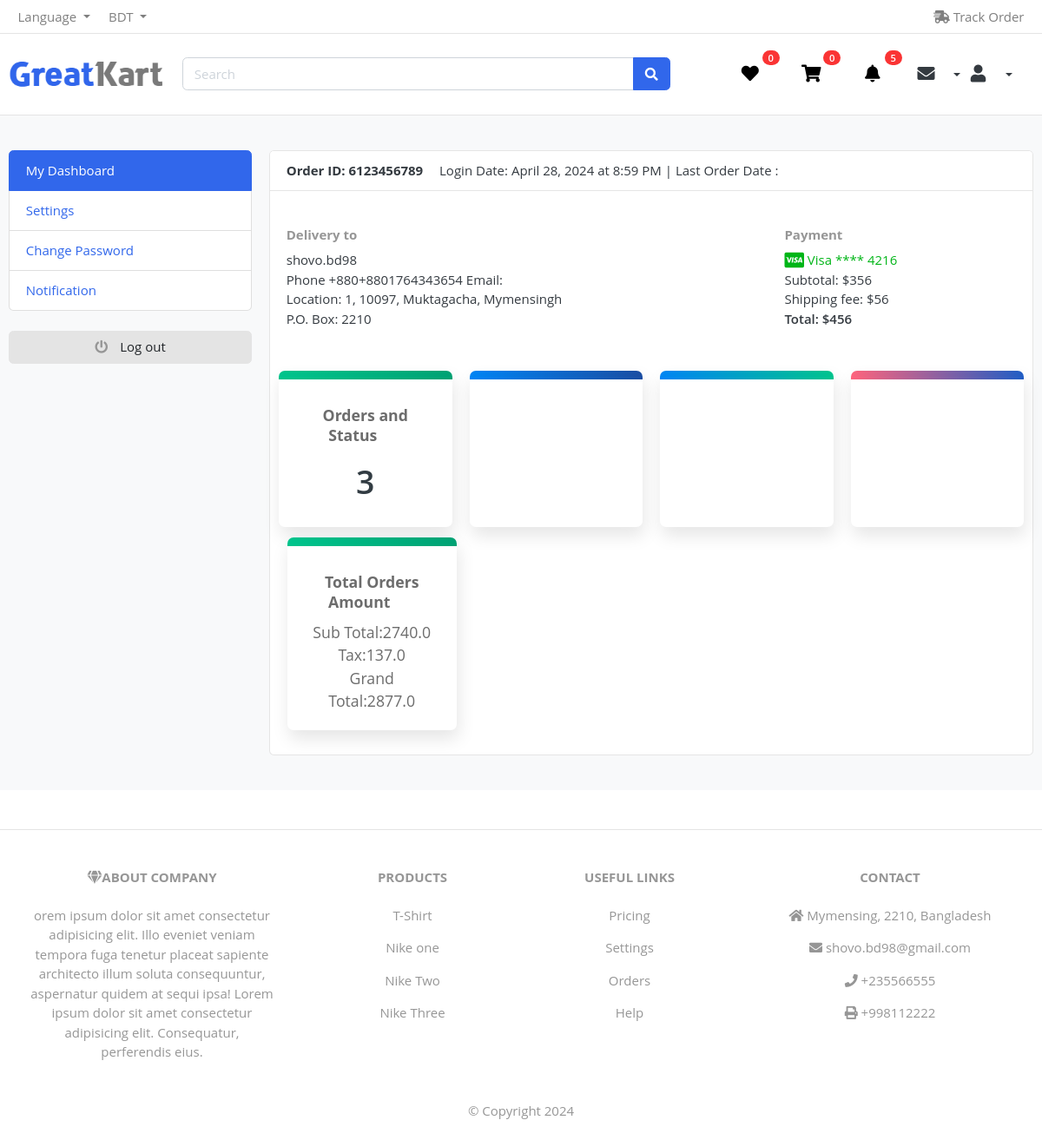
The app's page /auth/user_dashboard/ (signed in) with its own data.
### user_auth/models/user.py (models this page shows, shortened)
class User(AbstractBaseUser, PermissionsMixin):
    ADMIN = 1
    CUSTOMER = 2
    MALE = 1
    FEMALE = 2
    GOOGLE_SIGNUP=1
    GITHUB_SIGNUP=2
    FACEBOOK_SIGNUP=3
    SITE_SIGNUP =4
    ROLE_CHOOSED    =   ((ADMIN, 'admin'),(CUSTOMER, 'customer'),)
    GENDER_CHOOSED  =   ((MALE, 'male'),(FEMALE, 'female'))
    SIGNUP_PLATFORM =   ((GOOGLE_SIGNUP,'Login from Google'),(GITHUB_SIGNUP, 'Login from Github'),(FACEBOOK_SIGNUP,'Login from Facebook'),(SITE_SIGNUP,'Login'),)
    first_name      =   models.CharField(max_length=50, null=True, blank=True)
    last_name       =   models.CharField(max_length=50, null=True, blank=True)
    username        =   models.CharField(max_length=50, unique=True)
    email           =   models.EmailField(max_length=100, unique=True)
    role            =   models.PositiveSmallIntegerField(choices=ROLE_CHOOSED,
                                                                              blank=True, null=True)
    gender_choosed  =   models.PositiveSmallIntegerField(choices=GENDER_CHOOSED,
                                                                              blank=True, null=True)
    sign_up_platform=   models.PositiveSmallIntegerField(choices=SIGNUP_PLATFORM,
                                                                              blank=True, null=True)
    date_joined     =   models.DateTimeField(auto_now_add=True)
    last_login      =   models.DateTimeField(auto_now_add=True)
    created_date    =   models.DateTimeField(auto_now_add=True)
    modify_date     =   models.DateTimeField(auto_now=True)
    is_admin        =   models.BooleanField(default=False)
    is_staff        =   models.BooleanField(default=False)
    is_active       =   models.BooleanField(default=False)
    is_superuser    =   models.BooleanField(default=False)
    USERNAME_FIELD  =   'email'
    objects         =  UserManager()

### user_auth/models/user_address.py (models this page shows, shortened)
class User_Address(models.Model):
    BANGLADESH=1
    COUNTRY_CHOOSED  = ((BANGLADESH, 'Bangladesh'), )
    user = models.ForeignKey(settings.AUTH_USER_MODEL, on_delete=models.CASCADE, null=True, blank=True)
    zipcode = models.CharField(max_length=10, blank=True,null=True)
    phone = models.CharField(max_length=200, blank=True,null=True)
    house_number = models.CharField(max_length=20, blank=True,null=True)
    street = models.CharField(max_length=30, blank=True,null=True)
    state = models.CharField(max_length=30, blank=True,null=True)
    country    = models.PositiveSmallIntegerField(choices=COUNTRY_CHOOSED, blank=True, null=True)
    objects = Update_User_Address()

### system_setting/models/contact.py (models this page shows)
class Contact(models.Model):
    city_name=models.CharField(max_length=20, null=True,blank=True)
    city_post_code=models.CharField(max_length=10, null=True,blank=True)
    country_name=models.CharField(max_length=20, null=True,blank=True)
    phone=models.CharField(max_length=20, null=True,blank=True)
    email=models.EmailField(max_length=30, null=True,blank=True)
    telephone=models.CharField(max_length=20, null=True,blank=True)
    company_about=models.TextField( null=True,blank=True)
    def __str__(self) -> str:
        return self.country_name

### products/models/products_model.py (models this page shows, shortened)
class Products(models.Model):
    in_stock=1
    out_of_stock=2
    free=1
    not_free=2
    available = ((in_stock,'In Stoke') , (out_of_stock,'Out of Stock'))
    shipping_fee= ((free,'Free') , (not_free,'Not Free'))
    product_name = models.CharField(max_length=50)
    product_image = models.ImageField(upload_to='products')
    product_price = models.FloatField()
    product_old_price = models.FloatField()
    product_discription = models.TextField()
    model = models.CharField(max_length=50, blank=True, null=True)
    product_brand = models.ForeignKey(Product_Brand, on_delete=models.CASCADE, related_name='product_prand')
    product_category = models.ForeignKey(Product_Categories, on_delete=models.CASCADE, related_name='category')
    product_delivery_country = models.ManyToManyField(Product_Delivery_Country,  null=True, blank=True)
    product_size = models.ManyToManyField(Product_Size_variant,  null=True, blank=True)
    product_color = models.ManyToManyField(Product_Color_Variant,  null=True, blank=True)
    available_choose = models.PositiveSmallIntegerField(choices=available,blank=True, null=True)
    shipping_fee = models.PositiveSmallIntegerField(choices=shipping_fee,blank=True, null=True)
    def __str__(self) -> str:
        return self.product_name

### user_auth/views/dashboard/user_dashboard.py (the view)
# urls.py: path('user_dashboard/', user_dashboard, name='user_dashboard'),
def user_dashboard(request):
    if request.user.is_authenticated:
        current_user = request.user
        date = datetime.date.today()
        today = now().date()
        user_address = User_Address.objects.get(user=current_user)
        total_orders = Order.objects.filter(user=current_user, is_ordered=True).count()
        pending_count = Order.objects.filter(status='Pending').count()
        completed_count = Order.objects.filter(status='Completed').count()
        payment_status = Order.objects.filter(payment_status='Cash_on_delivery').count()
        paid_status = Order.objects.filter(payment_status='Paid').count()
        grand_total_amount = Order.objects.aggregate(grand_total_amount=Sum('grand_total'))['grand_total_amount']
        tax = Order.objects.aggregate(tax=Sum('tax'))['tax']
        order_total=Order.objects.aggregate(order_total=Sum('order_total'))['order_total']
        ip_address = ip_address = get_client_ip(request)
        print("ip_address___________",ip_address)
        return render(request,'dashboard/user_dashboard.html', locals())
    else:
        return HttpResponse("not login")

### cart/templatetags/cart_tag.py (called while the page is built)
@register.filter
def cart_total(user):
    cart_total_item = Cart_Item.objects.filter(cart__user=user, cart__is_paid=False)
    return cart_total_item.count()

@register.filter
def wish_list_total(user):
    wishlist_total_item = Wish_List.objects.filter(user=user, is_added=True)
    return wishlist_total_item.count()

### chat_notification/context_processor.py (called while the page is built)
def  notification_context_processor(request):
    all_notification = Notification.objects.all()
    return {'all_notification': all_notification}

### product_categories/views/brand_context_processor.py (called while the page is built)
def brands(request):
    brand_name = Product_Brand.objects.all()
    return {'brand_name': brand_name}

### product_categories/views/category_context_processors.py (called while the page is built)
def categories(request):
    category_name = Product_Categories.objects.all()
    return {'category_name' : category_name}

### system_setting/views/contact_and_details.py (called while the page is built)
def contact_and_details(request):
    get_contact = Contact.objects.first()
    get_product = Products.objects.all()[:4]
    print(get_contact)
    return {'get_contact': get_contact, 'get_product':get_product,}

### user_auth/views/dashboard/user_dashboard.py (called while the page is built, shortened)
def get_client_ip(request):
    remote_address = request.META.get('REMOTE_ADDR')
    ip = remote_address
    x_forwarded_for = request.META.get('HTTP_X_FORWARDED_FOR')
    return ip

### templates/dashboard/user_dashboard.html (shortened to what this page needs)
{% extends 'base/base.html' %}
{% load static %}
{% block headers %}
{% include 'include/main_include_file.html' %}
{% endblock headers %}
{% block body %}
<section class="section-conten padding-y bg">
    <div class="container">
        <div class="row">
        {% include "dashboard/user_options.html" %}
        <main class="col-md-9">
            <article class="card">
            <header class="card-header">
                <strong class="d-inline-block mr-3">Order ID: 6123456789</strong>
                <span>Login Date: {{ user.last_login|date:"F j, Y" }} at {{ user.last_login|time:"g:i A" }}</span> |
                <span>Last Order Date : {{get_order.created}} </span>
            </header>
            {% include "dashboard/show_address.html" %}
            {% include "include/dashboard_functions.html" %}
    </div>
    </section>
{% include "include/footer.html" %}
{% endblock body %}

### templates/include/user_loged_header.html (shortened to what this page needs)
{% load static %}
{% load cart_tag %}
<section class="header-main border-bottom">
    <div class="container">
        <div class="row align-items-center">
            <div class="col-lg-2 col-md-3 col-6">
                <a href="{% url 'index' %}" class="brand-wrap">
                    <img class="logo" src="{% static 'images/logo.png' %}">
                </a>
            </div>
            <div class="col-lg-7 col-md-6 col-6">
                <form action="#" class="search">
                    <div class="input-group">
                        <input type="text" class="form-control" style="max-width: 520px;" placeholder="Search">
                        <div class="input-group-append">
                            <button class="btn btn-primary" type="submit"><i class="fa fa-search"></i></button>
                        </div>
                    </div>
                </form>
            </div>
            <div class="col-lg-3 col-md-3 col-6">
                <div class="d-flex justify-content-end align-items-center">
                    <a href="{% url 'view_wish_list' %}" class="widget-header pl-3 ml-2">
                        <div class="icon icon-sm"><i class="fa fa-heart" style="color: black;"></i>
						</div>
                        <span class="badge badge-pill badge-danger notify">{{ request.user|wish_list_total }}</span>
                    </a>
                    <a href="{% url 'cart_view' %}" class="widget-header pl-3 ml-2">
                        <div class="icon icon-sm"><i class="fa fa-shopping-cart" style="color: black;"></i></div>
                        <span class="badge badge-pill badge-danger notify">{{ request.user|cart_total }}</span>
                    </a>
					<div class="dropdown">
						<a href="" class="widget-header pl-3 ml-2" class="btn btn-transparent dropdown-toggle" type="button" id="userDropdown" data-toggle="dropdown" aria-haspopup="true" aria-expanded="false">
							<div class="icon icon-sm"><i class="fa fa-bell" style="color: black;"></i></div>
							<span class="badge badge-pill badge-danger notify">{{all_notification|length}}</span>
						</a>
					</div>
                    <div class="dropdown">
                        <button class="btn btn-transparent dropdown-toggle" type="button" id="messageDropdown" data-toggle="dropdown" aria-haspopup="true" aria-expanded="false">
                            <div class="icon icon-sm"><i class="fa fa-envelope"></i></div>
                        </button>
                    </div>
					<div class="col-lg-3 col-md-3 col-6">
						<div class="d-flex justify-content-end align-items-center">
							<div class="dropdown">
								<button class="btn btn-transparent dropdown-toggle" type="button" id="userDropdown" data-toggle="dropdown" aria-haspopup="true" aria-expanded="false">
									<div class="icon icon-sm"><i class="fa fa-user"></i></div>
								</button>
							</div>
						</div>
					</div>
                </div>
            </div>
        </div>
    </div>
</section>
</body>

### templates/dashboard/show_address.html
<div class="card-body">
    <div class="row">
        <div class="col-md-8">
            <h6 class="text-muted">Delivery to</h6>
            <p>{{user_address.user.username}}<br>
            Phone +880{{user_address.phone}} Email:{{user_address.email}} <br>
            Location: {{user_address.country}}, {{user_address.house_number}}, {{user_address.street}},  {{user_address.state}} <br>
            P.O. Box: {{user_address.zipcode}}
             </p>
        </div>
        <div class="col-md-4">
            <h6 class="text-muted">Payment</h6>
            <span class="text-success">
                <i class="fab fa-lg fa-cc-visa"></i>
                Visa  **** 4216
            </span>
            <p>Subtotal: $356 <br>
             Shipping fee:  $56 <br>
             <span class="b">Total:  $456 </span>
            </p>
        </div>
    </div>
</div>

### templates/include/footer.html
<footer class="text-center text-lg-start bg-body-tertiary text-muted">
	<section class="d-flex justify-content-center justify-content-lg-between p-4 border-bottom">
	</section>
	<section class="">
	  <div class="container text-center text-md-start mt-5">
		<div class="row mt-3">
		  <div class="col-md-3 col-lg-4 col-xl-3 mx-auto mb-4">
			<h6 class="text-uppercase fw-bold mb-4">
			  <i class="fas fa-gem me-3"></i>About Company
			</h6>
			<p>
			 {{get_contact.company_about}}
			</p>
		  </div>
		  <div class="col-md-2 col-lg-2 col-xl-2 mx-auto mb-4">
			<h6 class="text-uppercase fw-bold mb-4">
			  Products
			</h6>
			{% for products in get_product %}
			<p>
			  <a href="#!" class="text-reset">{{products}}</a>
			</p>
			{% endfor %}
		  </div>
		  <div class="col-md-3 col-lg-2 col-xl-2 mx-auto mb-4">
			<h6 class="text-uppercase fw-bold mb-4">
			  Useful links
			</h6>
			<p>
			  <a href="#!" class="text-reset">Pricing</a>
			</p>
			<p>
			  <a href="#!" class="text-reset">Settings</a>
			</p>
			<p>
			  <a href="#!" class="text-reset">Orders</a>
			</p>
			<p>
			  <a href="#!" class="text-reset">Help</a>
			</p>
		  </div>
		  <div class="col-md-4 col-lg-3 col-xl-3 mx-auto mb-md-0 mb-4">
			<h6 class="text-uppercase fw-bold mb-4">Contact</h6>
			<p><i class="fas fa-home me-3"></i> {{get_contact.city_name}}, {{get_contact.city_post_code}}, {{get_contact.country_name}}</p>
			<p>
			  <i class="fas fa-envelope me-3"></i>
			  {{get_contact.email}}
			</p>
			<p><i class="fas fa-phone me-3"></i> {{get_contact.phone}}</p>
			<p><i class="fas fa-print me-3"></i> {{get_contact.telephone}}</p>
		  </div>
		</div>
	  </div>
	</section>
	<div class="text-center p-4" style="">
	  ©  Copyright {% now 'Y' %}
	</div>
  </footer>

### static/css/ui.css (style rules this page uses)
html { font-family: "Inter", sans-serif; font-size: 15px; }
.icon-xs, .icon-sm, .icon-md, .icon-lg { display: inline-block; text-align: center; flex-shrink: 0; flex-grow: 0; }
.icon-sm { width: 48px; height: 48px; line-height: 48px !important; font-size: 20px; }
.padding-y { padding-top: 40px; padding-bottom: 40px; }
article:after, .form-group:after { display: block; clear: both; content: ""; }
.bg { background-color: #f8f9fa; }
.b { font-weight: 600; }
p:last-child { margin-bottom: 0; }
.header-main { position: relative; padding-top: 1rem; padding-bottom: 1rem; }
.brand-wrap .logo, .navbar-brand .logo { margin-right: 7px; max-height: 42px; display: inline-block; }
.widget-header { display: inline-block; vertical-align: middle; position: relative; }
.widget-header i { color: #969696; }
.widget-header .notify { position: absolute; top: -3px; right: -10px; }
.notify { position: absolute; top: -4px; right: -10px; display: inline-block; padding: 0.25em 0.6em; font-size: 12px; line-height: 1; text-align: center; border-radius: 3rem; color: #fff; background-color: #fa3434; }
* { padding: 0; margin: 0; font-family: 'IBM Plex Sans', sans-serif; }

### static/css/custom.css (style rules this page uses)
* { box-sizing: border-box; padding: 0; margin: 0; font-family: 'Open Sans', sans-serif; }
body { line-height: 1.5; }
img { width: 100%; display: block; }
@media screen and (min-width: 992px) { .card { display: grid; grid-template-columns: repeat(2, 1fr); grid-gap: 1.5rem; } }

### records on screen
User: user|wish_list_total "0", user|cart_total "0", last_login "April 28, 2024", last_login "8:59 PM"
User_Address: user.username "shovo.bd98", phone "+8801764343654", country "1", house_number "10097", street "Muktagacha", state "Mymensingh", zipcode "2210"
Contact: company_about "orem ipsum dolor sit amet consectetur adipisicing elit. Illo eveniet veniam tempora fuga tenetur placeat sapiente architecto illum soluta consequuntur, aspernatur quidem at sequi ipsa! Lorem ipsum dolor sit amet consectetur adipisicing elit. Consequatur, perferendis eius.", city_name "Mymensing", city_post_code "2210", country_name "Bangladesh", email "shovo.bd98@gmail.com", phone "+235566555", telephone "+998112222"
Products: product_name "T-Shirt"
Products: product_name "Nike one"
Products: product_name "Nike Two"
Products: product_name "Nike Three"

### other values on screen
{{ all_notification|length }} "5"
{{ total_orders }} "3"
{{ order_total }} "2740.0"
{{ tax }} "137.0"
{{ grand_total_amount }} "2877.0"
